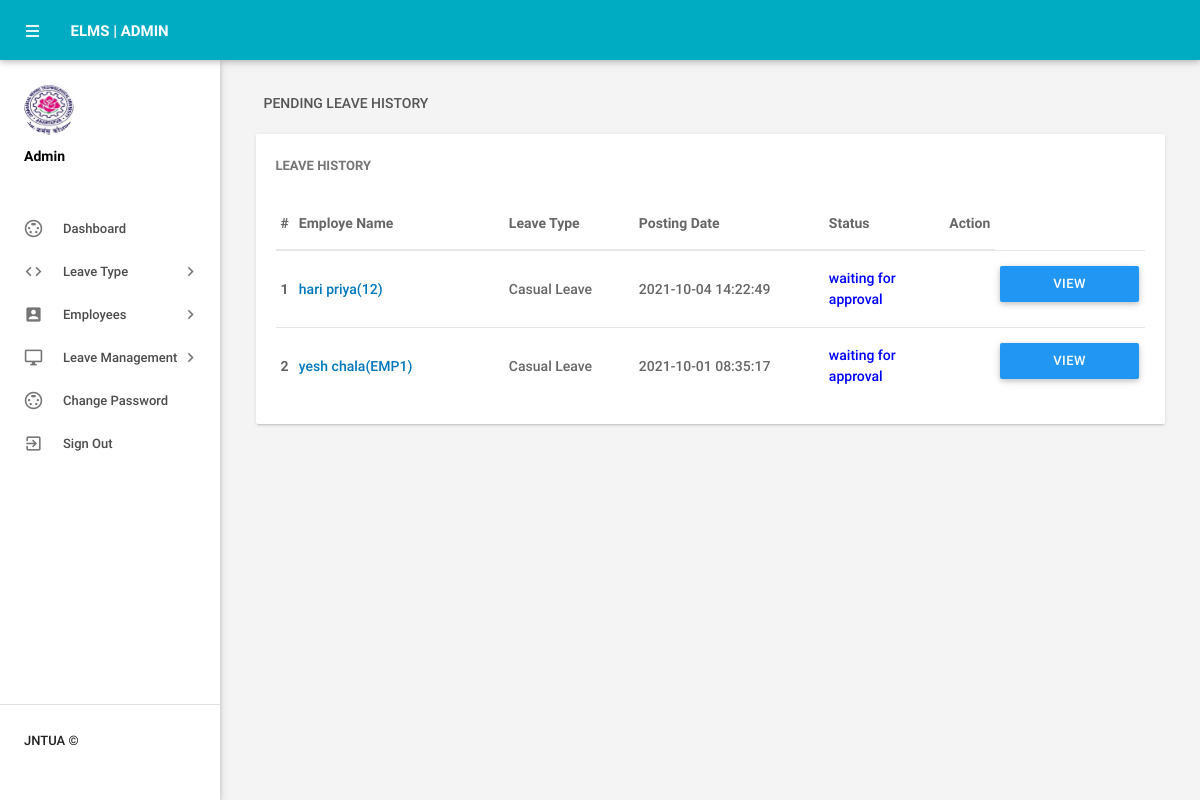
Screenshot of /elms/admin/pending-leavehistory.php (signed in) with the database file from the repository.
### tables this page shows
CREATE TABLE `tblleaves` (
  `id` int(11) NOT NULL,
  `LeaveType` varchar(110) DEFAULT NULL,
  `ToDate` varchar(120) DEFAULT NULL,
  `FromDate` varchar(120) DEFAULT NULL,
  `Description` mediumtext DEFAULT NULL,
  `PostingDate` timestamp NOT NULL DEFAULT current_timestamp(),
  `AdminRemark` mediumtext DEFAULT NULL,
  `AdminRemarkDate` varchar(120) DEFAULT NULL,
  `Status` int(1) DEFAULT NULL,
  `IsRead` int(1) DEFAULT NULL,
  `TotalDays` int(200) NOT NULL,
  `empid` int(11) NOT NULL
);

CREATE TABLE `tblemployees` (
  `id` int(11) NOT NULL,
  `EmpId` varchar(100) NOT NULL,
  `FirstName` varchar(150) DEFAULT NULL,
  `LastName` varchar(150) DEFAULT NULL,
  `EmailId` varchar(200) DEFAULT NULL,
  `Password` varchar(180) DEFAULT NULL,
  `Gender` varchar(100) DEFAULT NULL,
  `Dob` varchar(100) DEFAULT NULL,
  `Department` varchar(255) DEFAULT NULL,
  `Address` varchar(255) DEFAULT NULL,
  `City` varchar(200) DEFAULT NULL,
  `Country` varchar(150) DEFAULT NULL,
  `Phonenumber` char(11) DEFAULT NULL,
  `Status` int(1) DEFAULT NULL,
  `RegDate` timestamp NULL DEFAULT current_timestamp()
);

### elms/admin/pending-leavehistory.php (the view, shortened to what this page needs)
<?php
include('includes/config.php');
if(strlen($_SESSION['alogin'])==0)
    {
header('location:index.php');
}
else{
 ?>
<!DOCTYPE html>
<html lang="en">
    <head>
        <link type="text/css" rel="stylesheet" href="../assets/plugins/materialize/css/materialize.min.css"/>
        <link href="../assets/plugins/material-preloader/css/materialPreloader.min.css" rel="stylesheet">
        <link href="../assets/plugins/datatables/css/jquery.dataTables.min.css" rel="stylesheet">
                <link href="../assets/plugins/google-code-prettify/prettify.css" rel="stylesheet" type="text/css"/>
        <link href="../assets/css/alpha.min.css" rel="stylesheet" type="text/css"/>
        <link href="../assets/css/custom.css" rel="stylesheet" type="text/css"/>
    </head>
    <body>
       <?php include('includes/header.php');?>
       <?php include('includes/sidebar.php');?>
            <main class="mn-inner">
                <div class="row">
                    <div class="col s12">
                        <div class="page-title">Pending Leave History</div>
                    </div>
                    <div class="col s12 m12 l12">
                        <div class="card">
                            <div class="card-content">
                                <span class="card-title">Leave History</span>
                                <table id="example" class="display responsive-table ">
                                    <thead>
                                        <tr>
                                            <th>#</th>
                                            <th width="200">Employe Name</th>
                                            <th width="120">Leave Type</th>
                                             <th width="180">Posting Date</th>
                                            <th>Status</th>
                                            <th align="center">Action</th>
                                        </tr>
                                    </thead>
                                    <tbody>
<?php
$status=0;
$sql = "SELECT tblleaves.id as lid,tblemployees.FirstName,tblemployees.LastName,tblemployees.EmpId,tblemployees.id,tblleaves.LeaveType,tblleaves.PostingDate,tblleaves.Status from tblleaves join tblemployees on tblleaves.empid=tblemployees.id where tblleaves.Status=:status order by lid desc";
$query = $dbh -> prepare($sql);
$query->bindParam(':status',$status,PDO::PARAM_STR);
$query->execute();
$results=$query->fetchAll(PDO::FETCH_OBJ);
$cnt=1;
if($query->rowCount() > 0)
{
foreach($results as $result)
{
      ?>
                                        <tr>
                                            <td> <b><?php echo htmlentities($cnt);?></b></td>
                                              <td><a href="editemployee.php?empid=<?php echo htmlentities($result->id);?>" target="_blank"><?php echo htmlentities($result->FirstName." ".$result->LastName);?>(<?php echo htmlentities($result->EmpId);?>)</a></td>
                                            <td><?php echo htmlentities($result->LeaveType);?></td>
                                            <td><?php echo htmlentities($result->PostingDate);?></td>
                                                                       <td><?php $stats=$result->Status;
if($stats==1){
                                             ?>
                                                 <span style="color: green">Approved</span>
                                                 <?php } if($stats==2)  { ?>
                                                <span style="color: red">Not Approved</span>
                                                 <?php } if($stats==0)  { ?>
 <span style="color: blue">waiting for approval</span>
 <?php } ?>
                                             </td>
          <td>
           <td><a href="leave-details.php?leaveid=<?php echo htmlentities($result->lid);?>" class="waves-effect waves-light btn blue m-b-xs"  > View Details</a></td>
                                    </tr>
                                         <?php $cnt++;} }?>
                                    </tbody>
                                </table>
                            </div>
                        </div>
                    </div>
                </div>
            </main>
        </div>
        <div class="left-sidebar-hover"></div>
    </body>
</html>
<?php } ?>

### rows the page displays
tblleaves: tblemployees.FirstName+LastName "hari priya", tblemployees.EmpId "12", LeaveType "Casual Leave", PostingDate "2021-10-04 14:22:49", Status "waiting for approval"
tblleaves: tblemployees.FirstName+LastName "yesh chala", tblemployees.EmpId "EMP1", LeaveType "Casual Leave", PostingDate "2021-10-01 08:35:17", Status "waiting for approval"
